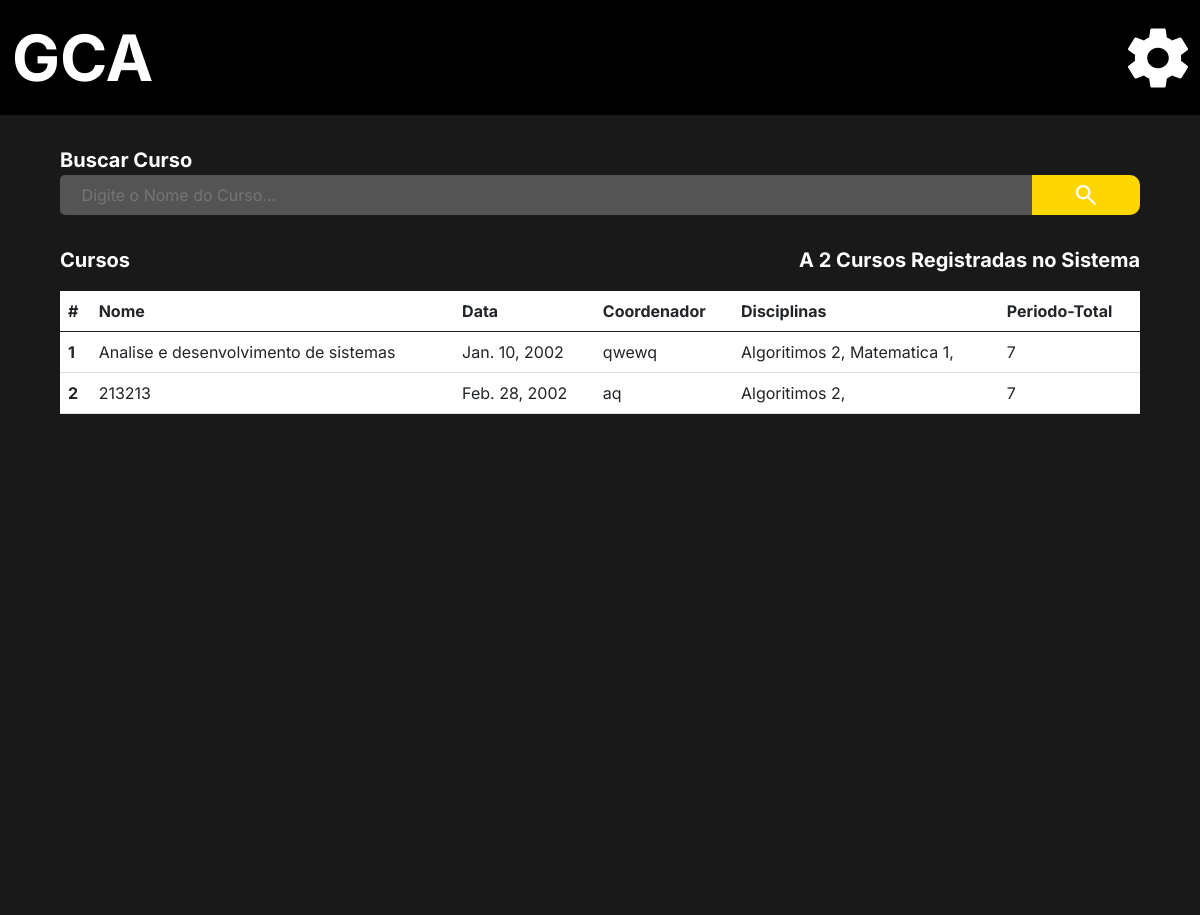
/adm/list_courses/, run on an earlier commit of the app's database.
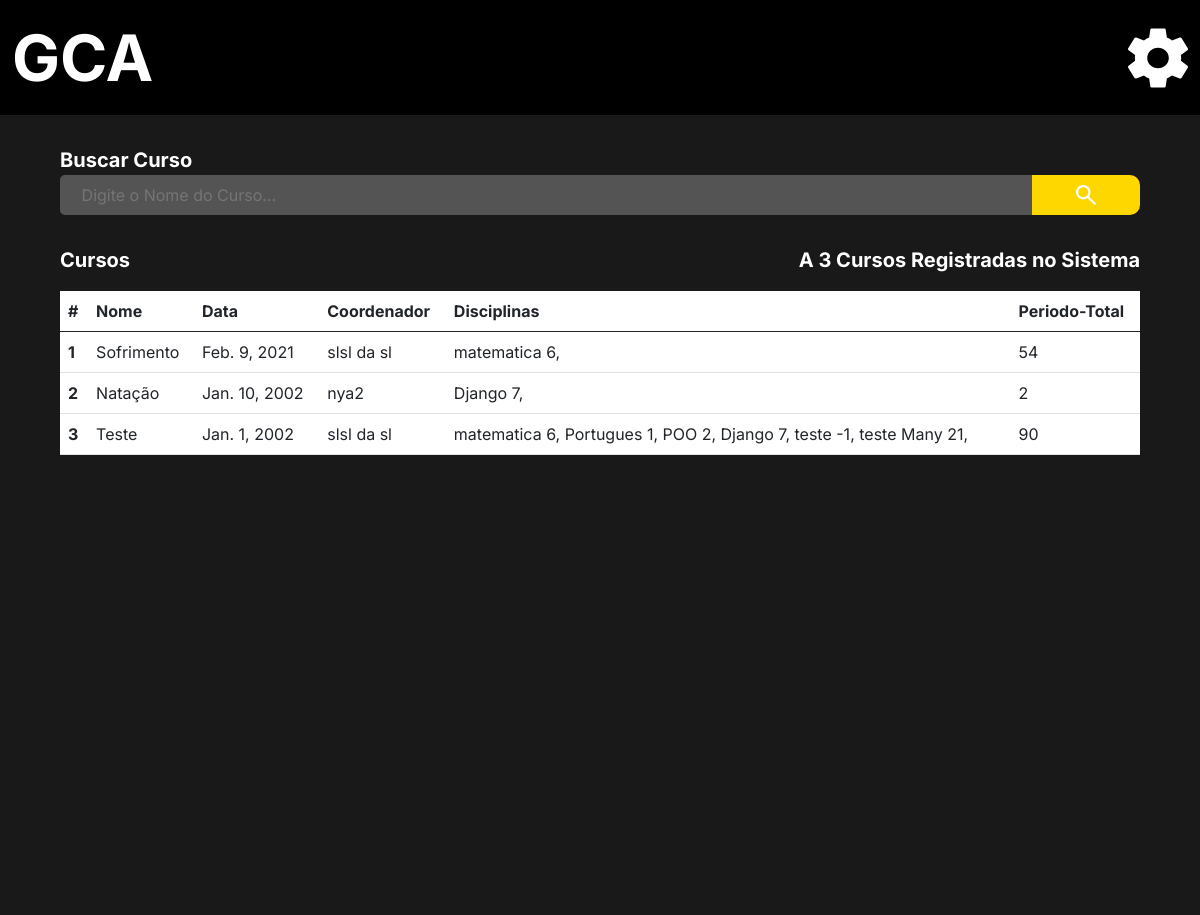
And on a later commit of the database.
### administrador/models.py (models this page shows, shortened)
class Curso (models.Model):
    nome = models.CharField(("Nome do Curso"), max_length=150, null=False, blank=False)
    ano = models.DateField("Ano")
    periodos =  models.IntegerField(('Total de peridodos'), null=False, blank=False)
    disciplina = models.ManyToManyField("administrador.Disciplina", verbose_name=("Disciplinas"),blank=False)
    coordenador = models.ForeignKey(User, verbose_name=("Coordenador"), on_delete=models.SET_NULL, null=True)
    verbose_name = 'Curso'
    verbose_name_plural = 'Cursos'

class Disciplina (models.Model):
    OPTATIVA = (
        ("S", "Sim"),
        ("N", "Não"),
    )
    nome = models.CharField(("Nome da Disciplina"), max_length=150, null=False)
    perido = models.IntegerField(("Periodo da disciplina"))
    carga_horaria = models.IntegerField(("Carga Horaria"))
    optativa = models.CharField(("Opitativa"), choices=OPTATIVA, blank=False, null=False,max_length=20)
    dependencia = models.ManyToManyField("self", verbose_name=("Dependencias"), blank=True, default='Sem Dependencia')
    verbose_name = 'Disciplina'
    verbose_name_plural = 'Disciplinas'
    def __str__(self):
        return self.nome +' '+ str(self.perido)

### Users/models.py (models this page shows)
class CustomUser(AbstractUser):
    image = models.ImageField(upload_to='Media', blank=True, null=False)
    matricula = models.CharField("Matricula", max_length=150, unique=True)
    username = models.CharField(("Nome"), max_length=50, unique=False, primary_key=None)
    email = models.EmailField("E-mail", unique=True)
    cpf = models.CharField("CPF", max_length=14, unique=True)
    phone = models.CharField("Telefone", max_length=15, blank=True, null=True)
    data_de_nascimento = models.DateField('Data de Nascimento', blank=True, null=True)
    curso_relacao = models.ForeignKey("administrador.Curso", verbose_name=("Curso"), blank=True, null=True,on_delete=models.SET_NULL)
    disciplina_relacao = models.ManyToManyField("administrador.Disciplina", verbose_name=("Disciplina"), blank=True)
    is_staff = models.BooleanField('Membro da equipe', default=True)
    USERNAME_FIELD = 'matricula'
    REQUIRED_FIELDS = ['username' , 'email' ,'cpf', 'phone']
    def __str__(self):
        return self.username
    objects = UserManager()

### administrador/views.py (the view)
# urls.py: path('adm/list_courses/',  lista_cursos, name = 'lista_cursos'),
def lista_cursos(request):
    lista_de_cursos = Curso.objects.all()
    len_cursos = len(Curso.objects.all())
    return render(request, 'curso_list.html', {'curso' : lista_de_cursos,
                                               'len': len_cursos})

### administrador/templates/curso_list.html (shortened to what this page needs)
{% extends 'base.html' %}
{% load static %}
{% block import_title_css %}
    <link href="https://cdn.jsdelivr.net/npm/bootstrap@5.0.2/dist/css/bootstrap.min.css" rel="stylesheet">
    <link rel="stylesheet" href="{% static 'css/lista_cursos.css' %}">
{% endblock %}
{% block main %}
<div class="main">
    <div class="search_box">
        <form action=""  method="post">
            <div>
                <label for="search_box">Buscar Curso</label>
            </div>
            <div class="search_bar">
                <input type="text" id="search_box" name="search_box" placeholder="Digite o Nome do Curso...">
                <button type="submit">
                    <img class="lupa" src="{% static 'icons/search_thing.svg' %}" alt="">
                </button>
            </div>
        </form>
    </div>
    <div class="center">
        <div class="two_lables">
            <div>
                <p class="label_title">Cursos</p>
                {% if len > 1 %}
                    <p class="label_title">A {{ len }} Cursos Registradas no Sistema</p>
                {%else  %}
                    <p class="label_title">A {{ len }} Curso Registradas no Sistema</p>
                {% endif %}
            </div>
        </div>
    </div>
    <div class="center_2">
        <div class="list">
            <table class="table">
                <thead>
                  <tr>
                    <th scope="col">#</th>
                    <th scope="col">Nome</th>
                    <th scope="col">Data</th>
                    <th scope="col">Coordenador</th>
                    <th scope="col">Disciplinas</th>
                    <th scope="col">Periodo-Total</th>
                  </tr>
                </thead>
                <tbody>
                    {% for dados in curso %}
                        <tr>
                            <th scope="row"> {{dados.id}} </th>
                            <td>{{dados.nome}}</td>
                            <td>{{dados.ano}}</td>
                            <td>{{dados.coordenador}}</td>
                            <td>
                                {% for disciplina in dados.disciplina.all %}
                                    {{disciplina}},
                                {% endfor %}
                            </td>
                            <td>{{dados.periodos}}</td>
                        </tr>
                    {% endfor %}
                </tbody>
              </table>
        </div>
    </div>
</div>
{% endblock %}

### templates/base.html (shortened to what this page needs)
{% load static %}
<!DOCTYPE html>
<html lang="en">
<head>
    <link rel="stylesheet" href="{% static 'css/base.css' %}">
    {% block import_title_css %}{% endblock %}
</head>
<body>
    <header>
        <div class="header">
            <p class="slogan">
                <a class="slogan_link" href="{% url 'home' %}">GCA</a>
            </p>
            <img class="gear" src="{% static 'icons/gear.svg' %}" alt="">
        </div>
    </header>
    {% block main %}
    {% endblock %}
</body>
</html>

### static/css/base.css (style rules this page uses)
* { margin: 0%; padding: 0%; border: 0%; font-family: inter; text-decoration: none; }
.header { width: 100%; height: 115px; background-color: black; display: flex; justify-content: space-between; align-items: center; }
.slogan { color: white; margin-left: 1%; font-size: 64px; font-weight: bolder; cursor: pointer; }
.slogan_link { color: white; }
.gear { width: 60px; height: max-content; margin-right: 1%; cursor: pointer; }

### administrador/static/css/lista_cursos.css (style rules this page uses)
a { text-decoration: none; color: white; }
.slogan { margin-top: 17px; }
.main { background-color: #191919; min-height: 100vh; max-height: max-content; border: none; }
form { padding-top: 30px; display: flex; flex-direction: column; justify-content: center; align-items: center; }
.search_bar { display: flex; justify-content: left; }
#search_box { border: none; border-radius: 5px 0px 0px 5px; }
.search_box div { width: 90%; }
.search_bar input { width: 90%; padding-left: 2%; background-color: #545454; color: #9B9B9B; outline: none; }
form div label { font-size: 20px; color: white; font-weight: bold; }
.lupa { z-index: 0; background-color: #FFD700; padding: 5px 15px 5px 15px; border-radius: 0px 10px 10px 0px; cursor: pointer; width: 126px; height: 30px; }
button { width: 10%; background-color: #FFD700; padding: 5px 15px 5px 15px; border-radius: 0px 10px 10px 0px; border: none; cursor: pointer; display: flex; align-content: center; overflow: hidden; justify-content: center; }
.center { padding-top: 30px; display: flex; flex-direction: column; justify-content: center; align-items: center; }
.two_lables { width: 90%; }
.two_lables div { display: flex; justify-content: space-between; }
.two_lables p { text-align: center; color: white; font-size: 20px; font-weight: bold; }
.center_2 { padding-left: 5%; padding-Right: 5%; }
.table { width: 100%; background-color: white; }

What changed in the data, as far as the page shows it:
changed Curso id 1: nome "Analise e desenvolvimento de sistemas" → "Sofrimento"; ano "Jan. 10, 2002" → "Feb. 9, 2021"; coordenador "qwewq" → "slsl da sl"; periodos "7" → "54"; loses Disciplina (nome+perido "Matematica 1")
changed Disciplina: nome+perido "Algoritimos 2" → "matematica 6"
changed Curso id 2: nome "213213" → "Natação"; ano "Feb. 28, 2002" → "Jan. 10, 2002"; coordenador "aq" → "nya2"; periodos "7" → "2"; loses Disciplina (nome+perido "Algoritimos 2")
added Disciplina: nome+perido "Django 7"
added Curso: id "3", nome "Teste", ano "Jan. 1, 2002", coordenador "slsl da sl", periodos "90", Disciplina (nome+perido "matematica 6"), Disciplina (nome+perido "Portugues 1")
added Disciplina: nome+perido "POO 2", shown under "3"
added Disciplina: nome+perido "teste -1", shown under "3"
added Disciplina: nome+perido "teste Many 21", shown under "3"
Also different on the page:
{{ len }}: "2" → "3"
